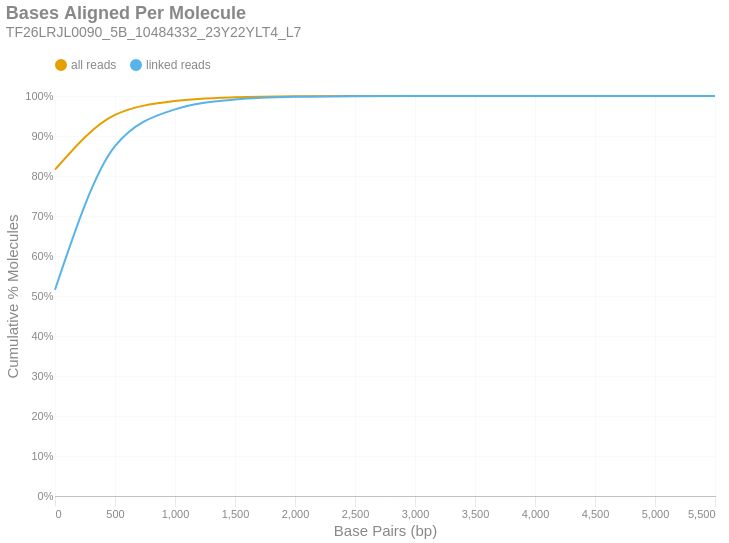

The notebook cell saved with this chart:
### Markdown cell above
### Bases Aligned Per Molecule
This is a cumulative frequency distribution showing the number of base pairs aligned per unique molecule. These data are shown in 500 bp bins. There are two distributions: one with `all reads` (yellow) and another with only `linked reads` (blue). The percent of molecules in the `linked reads` distribution is relative to the total number of linked molecules.

### Code cell
if SKIPLR:
    print_html(f"Skipped")
else:
    binned_df = consolidated_hist(valids['aligned_bp'], mask, 500, True)
    with SafeRender(binned_df):
        (
            density_plot(binned_df, 'Bases Aligned Per Molecule', samplename, 'basesper')
            .encode(
                x=alt.X('bin:Q', title="Base Pairs (bp)").axis(tickMinStep=500).scale(padding=0),
                y=alt.Y('value:Q', title='Cumulative % Molecules')
                    .axis(format='%')
                    .scale(domain = [0,1])
                    .stack(False),
                color=alt.Color("key:N").scale(domain = ["all reads", "linked reads"]),
                tooltip = [
                    alt.Tooltip("key:N", title = "Data Type"),
                    alt.Tooltip("range_label:N", title="Bases Aligned Per Molecule"),
                    alt.Tooltip("value:Q", format = ".2%", title="% Molecules (Cum.)")
                ]
            )
        ).display()

### Figure 1 — Vega-Lite specification as saved in the notebook (floating-point values rounded to 4 significant figures)
{"width": "container", "height": 400, "config": {"title": {"anchor": "start", "dy": -15, "fontSize": 18, "color": "#888888", "subtitleColor": "#888888", "subtitleFontSize": 14}, "arc": {"fill": "#0072B2"}, "axis": {"domainColor": "#888888", "domainWidth": 0.5, "gridWidth": 0.2, "grid": false, "titleFontWeight": 400, "titleFontSize": 15, "labelFontSize": 11, "labelColor": "#888888", "tickColor": "#888888", "tickWidth": 0.2, "titleColor": "#888888"}, "axisBand": {"grid": false}, "axisX": {"grid": true, "tickSize": 10, "domainCap": "round"}, "axisY": {"domain": false, "grid": true, "tickSize": 0, "domainCap": "round"}, "background": "transparent", "header": {"labelFontSize": 15, "labelColor": "#888888", "titleFontSize": 15, "titleFontWeight": 600, "titleColor": "#888888"}, "legend": {"labelFont": "sans-serif", "labelFontSize": 12, "labelColor": "#888888", "symbolSize": 100, "symbolType": "circle", "titleFontSize": 12, "titlePadding": 10, "titleColor": "#888888", "title": null, "orient": "top"}, "range": {"category": ["#E69F00", "#56B4E9", "#009E73", "#F0E442", "#0072B2", "#D55E00", "#CC79A7", "#000000"], "diverging": ["#cfe8f3", "#a2d4ec", "#73bfe2", "#46abdb", "#1696d2", "#12719e"]}, "area": {"fill": "#0072B2", "fillOpacity": 0.7, "line": true, "strokeOpacity": 0.7}, "line": {"color": "#0072B2", "stroke": "#0072B2", "strokeWidth": 2}, "trail": {"color": "#0072B2", "stroke": "#0072B2", "strokeWidth": 0, "size": 1}, "point": {"filled": true, "fillOpacity": 1.0, "size": 95}, "text": {"color": "#888888", "fontSize": 11, "align": "right", "fontWeight": 400, "size": 11}, "bar": {"fill": "#0072B2", "stroke": null}, "view": {"stroke": null, "continuousWidth": 660, "continuousHeight": 400}}, "data": {"name": "data-6741213adadf97e14f0f284e332da643"}, "mark": {"type": "line", "interpolate": "monotone", "point": {"opacity": 0, "size": 275}}, "encoding": {"color": {"field": "key", "scale": {"domain": ["all reads", "linked reads"]}, "type": "nominal"}, "tooltip": [{"field": "key", "title": "Data Type", "type": "nominal"}, {"field": "range_label", "title": "Bases Aligned Per Molecule", "type": "nominal"}, {"field": "value", "format": ".2%", "title": "% Molecules (Cum.)", "type": "quantitative"}], "x": {"axis": {"tickMinStep": 500}, "field": "bin", "scale": {"padding": 0}, "title": "Base Pairs (bp)", "type": "quantitative"}, "y": {"axis": {"format": "%"}, "field": "value", "scale": {"domain": [0, 1]}, "stack": false, "title": "Cumulative % Molecules", "type": "quantitative"}}, "params": [{"name": "param_c36ac31b6afebe62", "select": {"type": "point", "fields": ["key"]}, "bind": "legend"}], "title": {"text": "Bases Aligned Per Molecule", "subtitle": "TF26LRJL0090_5B_10484332_23Y22YLT4_L7"}, "transform": [{"fold": ["all reads (cumsum)", "linked reads (cumsum)"]}, {"calculate": "replace(datum.key, ' (cumsum)', '')", "as": "key"}, {"filter": {"param": "param_c36ac31b6afebe62"}}], "usermeta": {"embedOptions": {"downloadFileName": "TF26LRJL0090_5B_10484332_23Y22YLT4_L7.basesper"}}, "$schema": "https://vega.github.io/schema/vega-lite/v6.4.1.json", "datasets": {"data-6741213adadf97e14f0f284e332da643": [{"bin": "0.0", "interval": "0.0-500.0", "all reads": 0.8161, "linked reads": 0.5155, "all reads (cumsum)": 0.8161, "linked reads (cumsum)": 0.5155, "range_label": "0-499"}, {"bin": "500.0", "interval": "500.0-1000.0", "all reads": 0.1367, "linked reads": 0.3589, "all reads (cumsum)": 0.9528, "linked reads (cumsum)": 0.8744, "range_label": "500-999"}, {"bin": "1000.0", "interval": "1000.0-1500.0", "all reads": 0.03466, "linked reads": 0.09214, "all reads (cumsum)": 0.9875, "linked reads (cumsum)": 0.9666, "range_label": "1000-1499"}, {"bin": "1500.0", "interval": "1500.0-2000.0", "all reads": 0.009203, "linked reads": 0.02454, "all reads (cumsum)": 0.9967, "linked reads (cumsum)": 0.9911, "range_label": "1500-1999"}, {"bin": "2000.0", "interval": "2000.0-2500.0", "all reads": 0.002593, "linked reads": 0.006919, "all reads (cumsum)": 0.9993, "linked reads (cumsum)": 0.998, "range_label": "2000-2499"}, {"bin": "2500.0", "interval": "2500.0-3000.0", "all reads": 0.0005442, "linked reads": 0.001453, "all reads (cumsum)": 0.9998, "linked reads (cumsum)": 0.9995, "range_label": "2500-2999"}, {"bin": "3000.0", "interval": "3000.0-3500.0", "all reads": 0.0001356, "linked reads": 0.0003619, "all reads (cumsum)": 0.9999, "linked reads (cumsum)": 0.9998, "range_label": "3000-3499"}, {"bin": "3500.0", "interval": "3500.0-4000.0", "all reads": 4.067e-05, "linked reads": 0.0001086, "all reads (cumsum)": 1.0, "linked reads (cumsum)": 1.0, "range_label": "3500-3999"}, {"bin": "4000.0", "interval": "4000.0-4500.0", "all reads": 1.162e-05, "linked reads": 3.102e-05, "all reads (cumsum)": 1.0, "linked reads (cumsum)": 1.0, "range_label": "4000-4499"}, {"bin": "4500.0", "interval": "4500.0-5000.0", "all reads": 4.196e-06, "linked reads": 1.12e-05, "all reads (cumsum)": 1.0, "linked reads (cumsum)": 1.0, "range_label": "4500-4999"}, {"bin": "5000.0", "interval": "5000.0-5500.0", "all reads": 0.0, "linked reads": 0.0, "all reads (cumsum)": 1.0, "linked reads (cumsum)": 1.0, "range_label": "5000-5499"}, {"bin": "5500.0", "interval": "5500.0-6000.0", "all reads": 6.455e-07, "linked reads": 1.723e-06, "all reads (cumsum)": 1.0, "linked reads (cumsum)": 1.0, "range_label": "5500-5999"}]}}
